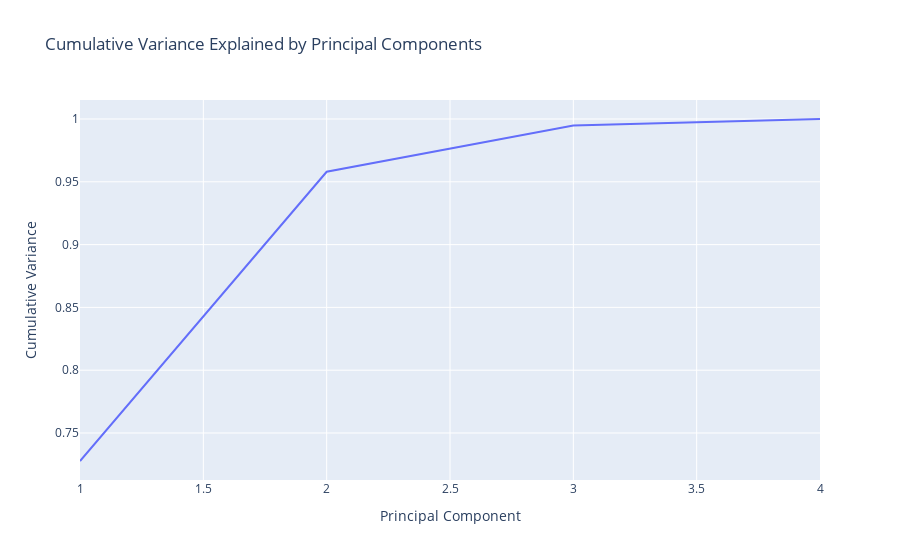

Source (notebook cell):
### Markdown cell above
#### Making the scree plot

### Code cell
var_cumu = np.array([0.72770452, 0.95800975, 0.99484807, 1.        ])  
fig = px.line(
    x=range(1, len(var_cumu) + 1),
    y=var_cumu,
    labels={'x': 'Principal Component', 'y': 'Cumulative Variance'},
    title='Cumulative Variance Explained by Principal Components',
    hover_data=[var_cumu],
)

fig.show()

### Figure 1 — Plotly figure (JSON) as saved in the notebook; plotly's stock layout.template omitted (floating-point values rounded to 4 significant figures)
{"data": [{"customdata": [[0.7277], [0.958], [0.9948], [1]], "hovertemplate": "Principal Component=%{x}<br>Cumulative Variance=%{y}<br>hover_data_0=%{customdata[0]}<extra></extra>", "legendgroup": "", "line": {"color": "#636efa", "dash": "solid"}, "marker": {"symbol": "circle"}, "mode": "lines", "name": "", "orientation": "v", "showlegend": false, "type": "scatter", "x": [1, 2, 3, 4], "xaxis": "x", "y": [0.7277, 0.958, 0.9948, 1], "yaxis": "y"}], "layout": {"legend": {"tracegroupgap": 0}, "title": {"text": "Cumulative Variance Explained by Principal Components"}, "xaxis": {"anchor": "y", "domain": [0, 1], "title": {"text": "Principal Component"}}, "yaxis": {"anchor": "x", "domain": [0, 1], "title": {"text": "Cumulative Variance"}}}}
